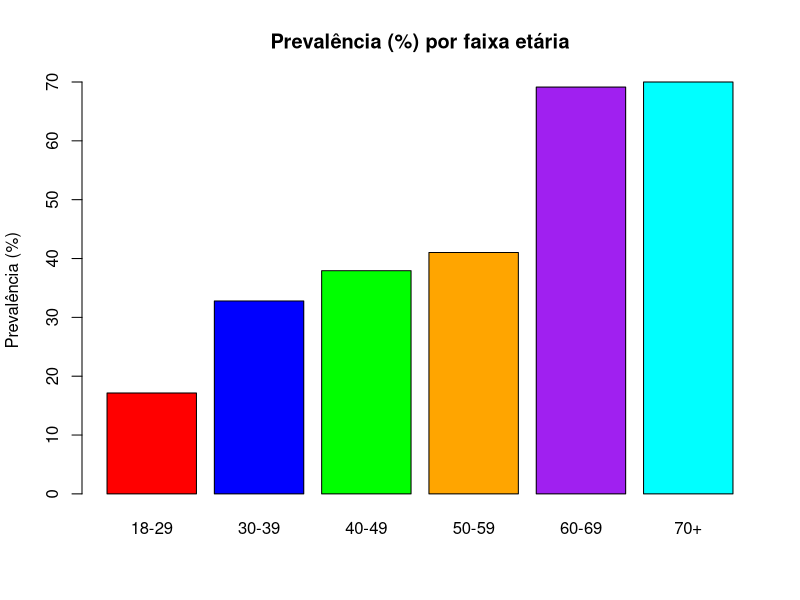
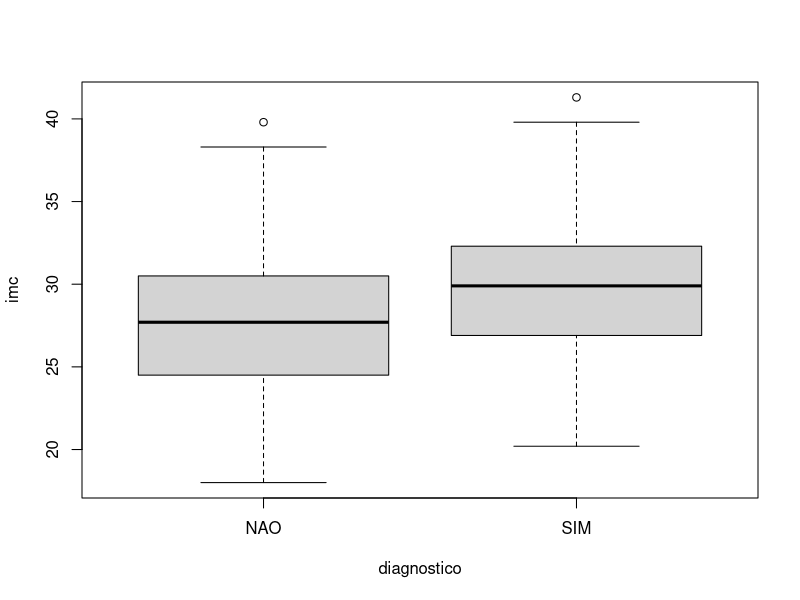
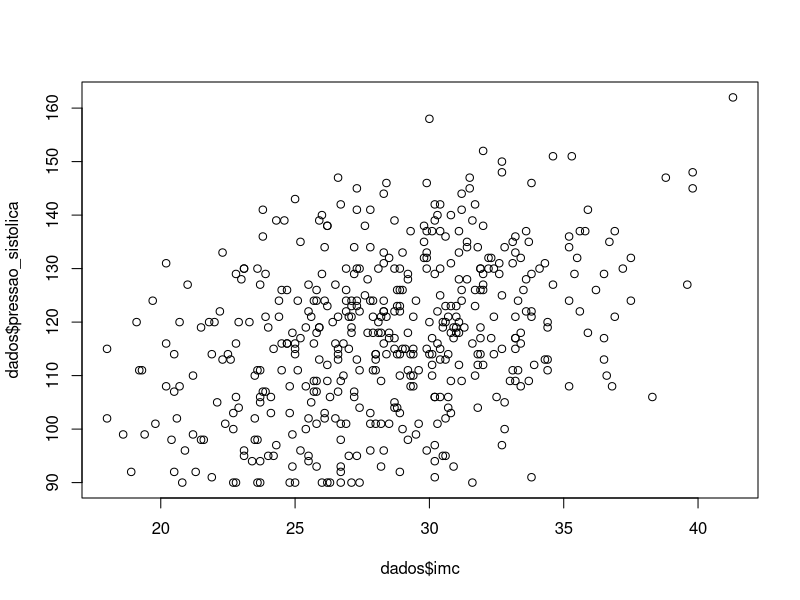

These charts were generated, in order, by the following R code:
## ---- chunk 1
dados <- readxl::read_excel("data/dados_epidemiologicos.xlsx")

str(dados)
## ---- chunk 2
sum(duplicated(dados))
## ---- chunk 3
colSums(is.na(dados))
## ---- chunk 4
dados$sexo <- substr(dados$sexo, 1, 1)
dados$sexo <- toupper(dados$sexo)
dados$sexo <- as.factor(dados$sexo)

dados$diagnostico <- toupper(dados$diagnostico)
dados$diagnostico <- as.factor(dados$diagnostico)
## ---- chunk 5
dados <- dados[!is.na(dados$diagnostico),]
dados <- dados[!is.na(dados$imc),]
dados <- dados[!is.na(dados$pressao_sistolica),]
## ---- chunk 6
dados$faixa_etaria <- ifelse(dados$idade > 18 & dados$idade < 30, "18-29", 
       ifelse(dados$idade > 29 & dados$idade < 40, "30-39",
       ifelse(dados$idade > 39 & dados$idade < 50, "40-49",
       ifelse(dados$idade > 49 & dados$idade < 60, "50-59",
       ifelse(dados$idade > 59 & dados$idade < 70, "60-69",
       ifelse(dados$idade > 69, "70+", NA))))))
## ---- chunk 7
dados$grupo_risco <- ifelse(
  dados$imc >= 30 & dados$pressao_sistolica >= 140, 
  "Alto risco", 
  "Baixo risco")
## ---- chunk 8
mean(dados$idade, na.rm = TRUE)
median(dados$idade, na.rm = TRUE)
sd(dados$idade, na.rm = TRUE)
min(dados$idade, na.rm = TRUE)
max(dados$idade, na.rm = TRUE)

mean(dados$imc, na.rm = TRUE)
median(dados$imc, na.rm = TRUE)
sd(dados$imc, na.rm = TRUE)
min(dados$imc, na.rm = TRUE)
max(dados$imc, na.rm = TRUE)

mean(dados$pressao_sistolica, na.rm = TRUE)
median(dados$pressao_sistolica, na.rm = TRUE)
sd(dados$pressao_sistolica, na.rm = TRUE)
min(dados$pressao_sistolica, na.rm = TRUE)
max(dados$pressao_sistolica, na.rm = TRUE)
## ---- chunk 9
table(dados$diagnostico)

table(dados$sexo)

table(dados$diagnostico, dados$sexo)

## ---- chunk 10
dados$diag_num <- as.numeric(dados$diagnostico == "SIM")
dados$diag_num

prevalencia_diagnostico_por_fx_etaria <- aggregate(diag_num ~ faixa_etaria, dados, FUN = mean)

prevalencia_diagnostico_por_fx_etaria$diag_num <- prevalencia_diagnostico_por_fx_etaria$diag_num * 100

barplot(prevalencia_diagnostico_por_fx_etaria$diag_num,
        names.arg = prevalencia_diagnostico_por_fx_etaria$faixa_etaria,
        main = "Prevalência (%) por faixa etária",
        ylab = "Prevalência (%)",
        col = c("red", "blue", "green", "orange", "purple", "cyan"))

## ---- chunk 11
boxplot(imc ~ diagnostico, data = dados)
## ---- chunk 12
cor(dados$imc, dados$pressao_sistolica)

cor.test(dados$imc, dados$pressao_sistolica)

plot(dados$imc, dados$pressao_sistolica)
## ---- chunk 13
t.test(pressao_sistolica ~ diagnostico, data = dados)
## ---- chunk 14
diag_x_grupo_risco <- table(dados$diagnostico, dados$grupo_risco)

chisq.test(diag_x_grupo_risco)
